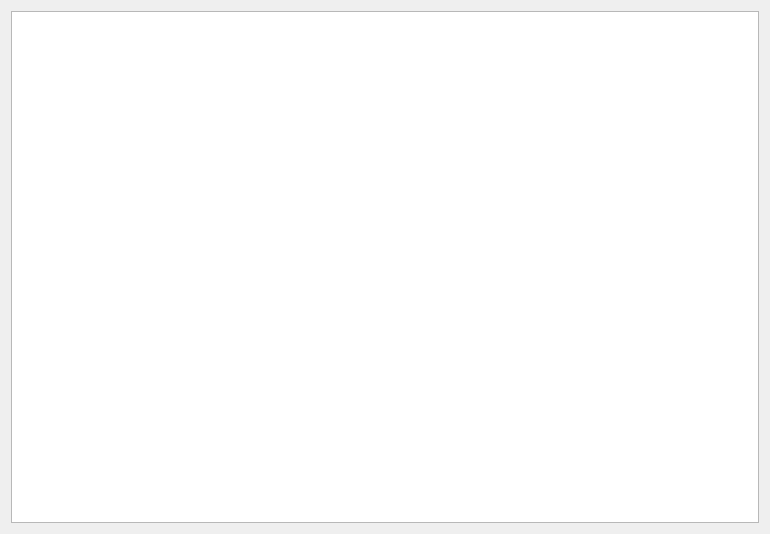
<?xml version="1.0" encoding="UTF-8"?>
<ui version="4.0">
 <class>helpBrowser</class>
 <widget class="QDialog" name="helpBrowser">
  <property name="geometry">
   <rect>
    <x>0</x>
    <y>0</y>
    <width>770</width>
    <height>534</height>
   </rect>
  </property>
  <property name="font">
   <font>
    <family>Times New Roman</family>
    <pointsize>14</pointsize>
   </font>
  </property>
  <property name="windowTitle">
   <string>МОСТ - задание вариантов - Справка</string>
  </property>
  <layout class="QGridLayout" name="gridLayout">
   <item row="0" column="0">
    <widget class="QTextBrowser" name="textBrowser"/>
   </item>
  </layout>
 </widget>
 <resources>
  <include location="data.qrc"/>
 </resources>
 <connections/>
</ui>
